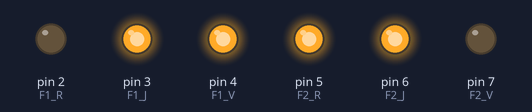
This sketch was run on a simulated Arduino Uno, built with avr-gcc and run on an emulated ATmega328P. Shown: output pins drawn as LEDs (lit = HIGH).

Above: at 1.5 s.
At 3.5 s:
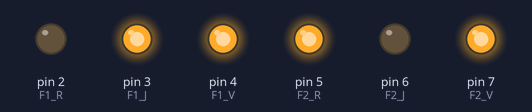
At 5.5 s:
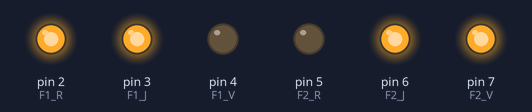
At 7.5 s:
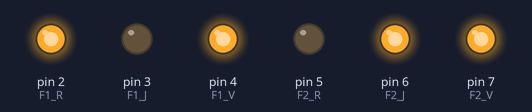
Timing chart, 0 to 10.4 s (numbered marks = the images above):
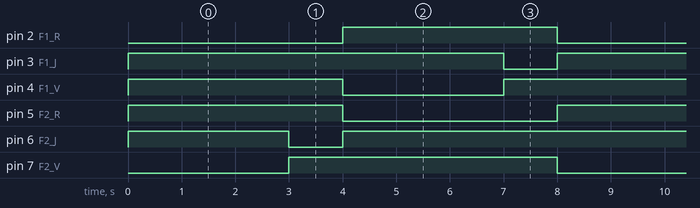

The sketch:

feu_rouge.ino
```cpp
int F1_R = 2;
int F1_J = 3;
int F1_V = 4;
int F2_R = 5;
int F2_J = 6;
int F2_V = 7;
void setup() {
pinMode(F1_R, OUTPUT);
pinMode(F1_J, OUTPUT);
pinMode(F1_V, OUTPUT);
pinMode(F2_R, OUTPUT);
pinMode(F2_J, OUTPUT);
pinMode(F2_V, OUTPUT);
digitalWrite(F1_R, HIGH);
digitalWrite(F1_J, HIGH);
digitalWrite(F1_V, HIGH);
digitalWrite(F2_R, HIGH);
digitalWrite(F2_J, HIGH);
digitalWrite(F2_V, HIGH);
}

void loop() {
digitalWrite(F1_J, HIGH);
digitalWrite(F1_V, HIGH);
digitalWrite(F2_R, HIGH);
digitalWrite(F1_R, LOW);
digitalWrite(F2_V, LOW);
delay(3000);
digitalWrite(F2_V, HIGH);
digitalWrite(F2_J, LOW);
delay(1000);
digitalWrite(F2_J, HIGH);
digitalWrite(F2_R, LOW);
digitalWrite(F1_R, HIGH);
digitalWrite(F1_V, LOW);
delay(3000);
digitalWrite(F1_V, HIGH);
digitalWrite(F1_J, LOW);
delay(1000);
}
```

Measured:
- by itself, pin 2 (F1_R), pin 5 (F2_R): alternates HIGH for 4.0 s and LOW for 4.0 s
- by itself, pin 3 (F1_J), pin 6 (F2_J): alternates HIGH for 7.0 s and LOW for 1.0 s
- by itself, pin 4 (F1_V), pin 7 (F2_V): alternates HIGH for 5.0 s and LOW for 3.0 s
